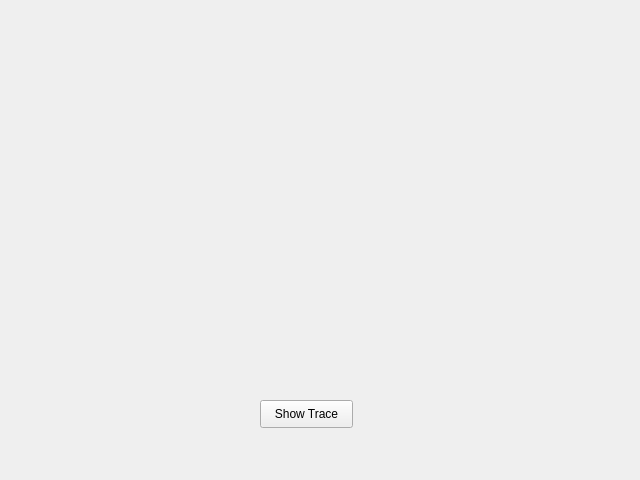
<?xml version="1.0" encoding="UTF-8"?>
<ui version="4.0">
 <class>controlOptions</class>
 <widget class="QWidget" name="controlOptions">
  <property name="geometry">
   <rect>
    <x>0</x>
    <y>0</y>
    <width>640</width>
    <height>480</height>
   </rect>
  </property>
  <property name="windowTitle">
   <string>Form</string>
  </property>
  <widget class="QPushButton" name="showTrace_pushButton">
   <property name="geometry">
    <rect>
     <x>260</x>
     <y>400</y>
     <width>93</width>
     <height>28</height>
    </rect>
   </property>
   <property name="text">
    <string>Show Trace</string>
   </property>
  </widget>
 </widget>
 <resources/>
 <connections/>
</ui>
